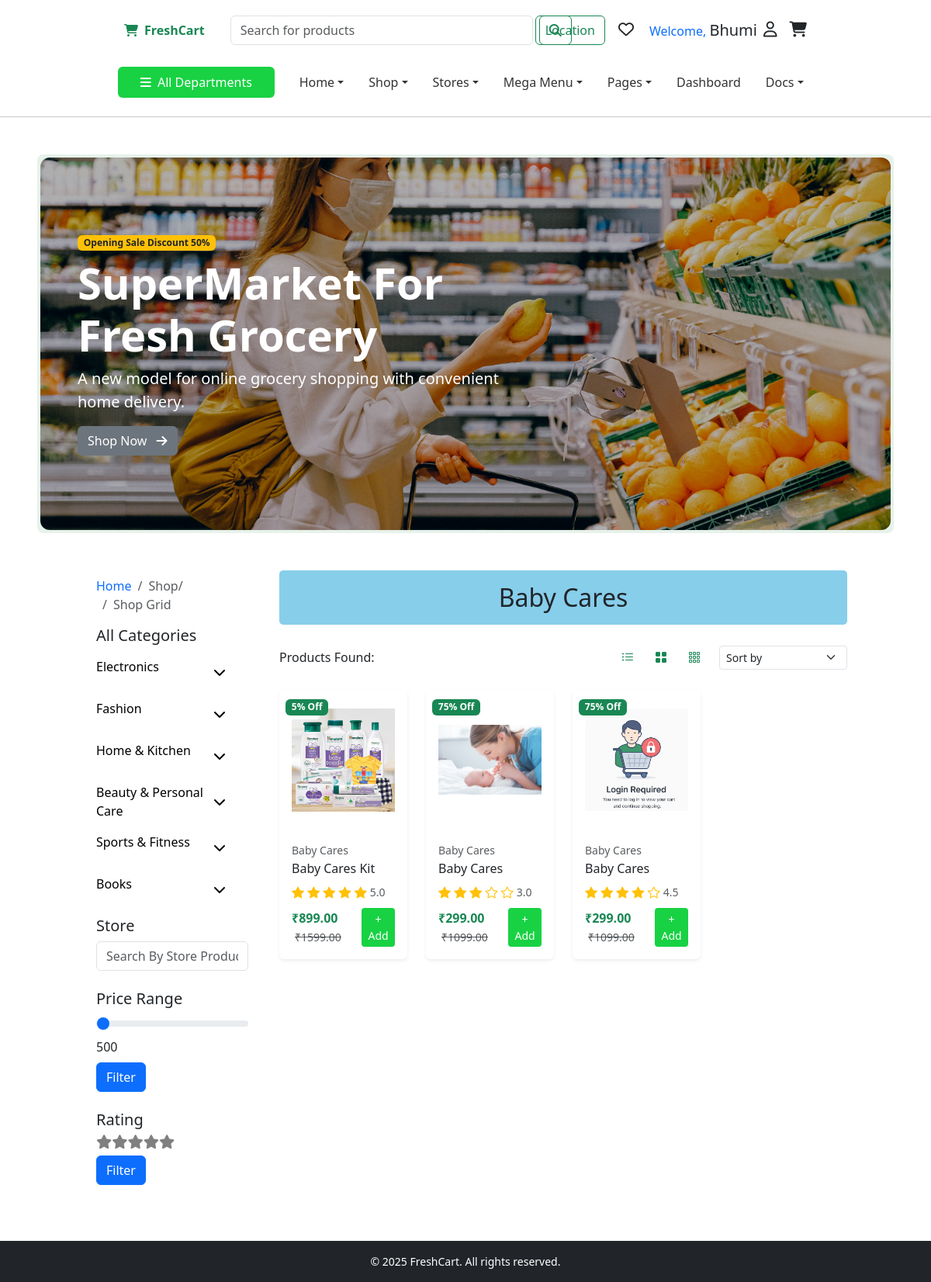
The app's page /products/category/2/ (signed in) with its own data.
### core/models.py (models this page shows, shortened)
class Category(models.Model):
    name = models.CharField(max_length=100)
    image = models.ImageField(upload_to='categories/', blank=True, null=True)
    is_featured_categories = models.BooleanField(default=False)

class Product(models.Model):
    category = models.ForeignKey(Category, on_delete=models.CASCADE, related_name='products')
    name = models.CharField(max_length=200)
    slug = models.SlugField(unique=True)
    price = models.DecimalField(max_digits=10, decimal_places=2)
    old_price = models.DecimalField(max_digits=10, decimal_places=2, null=True, blank=True)
    discount = models.PositiveIntegerField(blank=True, null=True)
    discount_end_time = models.DateTimeField(blank=True, null=True)
    rating = models.DecimalField(max_digits=2, decimal_places=1, default=0.0)
    image = models.ImageField(upload_to='products/', default='products/default.jpg')
    is_available = models.BooleanField(default=True)
    created_at = models.DateTimeField(auto_now_add=True)
    is_popular = models.BooleanField(default=False)
    is_daily_best_sell = models.BooleanField(default=False)

### products/views.py (the view)
# urls.py: path('category/<int:category_id>/', views.category_detail, name='category_detail'),
def category_detail(request, category_id):
    category = get_object_or_404(Category, id=category_id)
    products = Product.objects.filter(
        category__name=category.name,  # Category ka name match
        is_available=True              # Aur available bhi ho
    )
    return render(request, 'products/category_detail.html', {
        'category': category,
        'products': products
    })

### templates/products/category_detail.html (shortened to what this page needs)
{% extends 'core/base.html' %}
{% load static %}
{% block content %}
  <div class="container mt-5">
    <div class="row">
      <div class="col-md-3 mb-4">
        {% include 'products/category_listing.html' %}
      </div>
      <div class="col-md-9">
        <h2 class="mb-4 p-3 text-center" style="background-color: skyblue; border-radius: 5px;">{{ category.name }}</h2>
        <div class="d-flex justify-content-between align-items-center mb-4 flex-wrap gap-2">
          <div>
            <span>Products Found: <strong>{{ products_count }}</strong></span>
          </div>
          <div class="d-flex align-items-center gap-2">
            <div class="btn-group">
              <button type="button" class="btn btn-outline-success border-0"><i class="bi bi-list-ul me-1"></i></button>
              <button type="button" class="btn btn-outline-success border-0"><i class="bi bi-grid-fill me-1"></i></button>
              <button type="button" class="btn btn-outline-success border-0"><i class="bi bi-grid-3x3-gap me-1"></i></button>
            </div>
            <div>
              <select class="form-select form-select-sm">
                <option selected>Sort by</option>
              </select>
            </div>
          </div>
        </div>
        <div class="row row-cols-2 row-cols-md-4 g-4">
          {% for product in products %}
            <div class="col">
              <div class="card h-100 position-relative border-0 shadow-sm">
                {% if product.discount %}
                  <div class="position-absolute top-0 start-0 m-2">
                    <span class="badge bg-success">{{ product.discount }}% Off</span>
                  </div>
                {% endif %}
                {% if product.slug %}
                  <a href="{% url 'product_detail' product.slug %}"><img src="{{ product.image.url }}" class="card-img-top p-3" style="height: 180px; object-fit: contain;" alt="{{ product.name }}" /></a>
                {% else %}
                  <img src="{{ product.image.url }}" class="card-img-top p-3" style="height: 180px; object-fit: contain;" alt="{{ product.name }}" />
                {% endif %}
                <div class="card-body">
                  <small class="text-muted d-block mb-1">{{ product.category.name }}</small>
                  <h6 class="text-dark"><a href="{% url 'product_detail' product.slug %}" class="text-decoration-none text-dark">{{ product.name }}</a></h6>
                  <div class="d-flex align-items-center mb-2">
                    <div class="text-warning me-1">
                      {% for i in "12345" %}
                        {% with half_star=forloop.counter0|add:'0.5' %}
                          {% if forloop.counter <= product.rating %}
                            <i class="bi bi-star-fill"></i>
                          {% elif product.rating|floatformat:1 == half_star %}
                            <i class="bi bi-star-half"></i>
                          {% else %}
                            <i class="bi bi-star"></i>
                          {% endif %}
                        {% endwith %}
                      {% endfor %}
                    </div>
                    <small class="text-muted">{{ product.rating|floatformat:1 }}</small>
                  </div>
                  <div class="d-flex align-items-center justify-content-between">
                    <div>
                      <span class="text-success fw-bold">₹{{ product.price }}</span>
                      {% if product.old_price %}
                        <small class="text-muted text-decoration-line-through ms-1">₹{{ product.old_price }}</small>
                      {% endif %}
                    </div>
                    <a href="{% url 'add_to_cart' product.id %}" class="btn btn-sm btn-success">+ Add</a>
                  </div>
                </div>
              </div>
            </div>
          {% empty %}
            <div class="col-12">
              <div class="alert alert-info text-center" role="alert">No products available in this category.</div>
            </div>
          {% endfor %}
        </div>
      </div>
    </div>
  </div>
  <link rel="stylesheet" href="{% static 'css/products/category_detail.css' %}" />
{% endblock %}

### static/css/core/base.css (style rules this page uses)
body { font-family: 'Segoe UI', Tahoma, Geneva, Verdana, sans-serif; }
.btn-success { background-color: #18d243; border: none; }

### records on screen
Category: name "Baby Cares"
Product: discount "5", image (picture), category.name "Baby Cares", name "Baby Cares Kit", rating "5.0", price "899.00", old_price "1599.00"
Product: discount "75", image (picture), category.name "Baby Cares", name "Baby Cares", rating "3.0", price "299.00", old_price "1099.00"
Product: discount "75", image (picture), category.name "Baby Cares", name "Baby Cares", rating "4.5", price "299.00", old_price "1099.00"

### other values on screen
{{ request.session.first_name }} "Bhumi"
{{ request.GET.price_range|default:500 }} "500"
